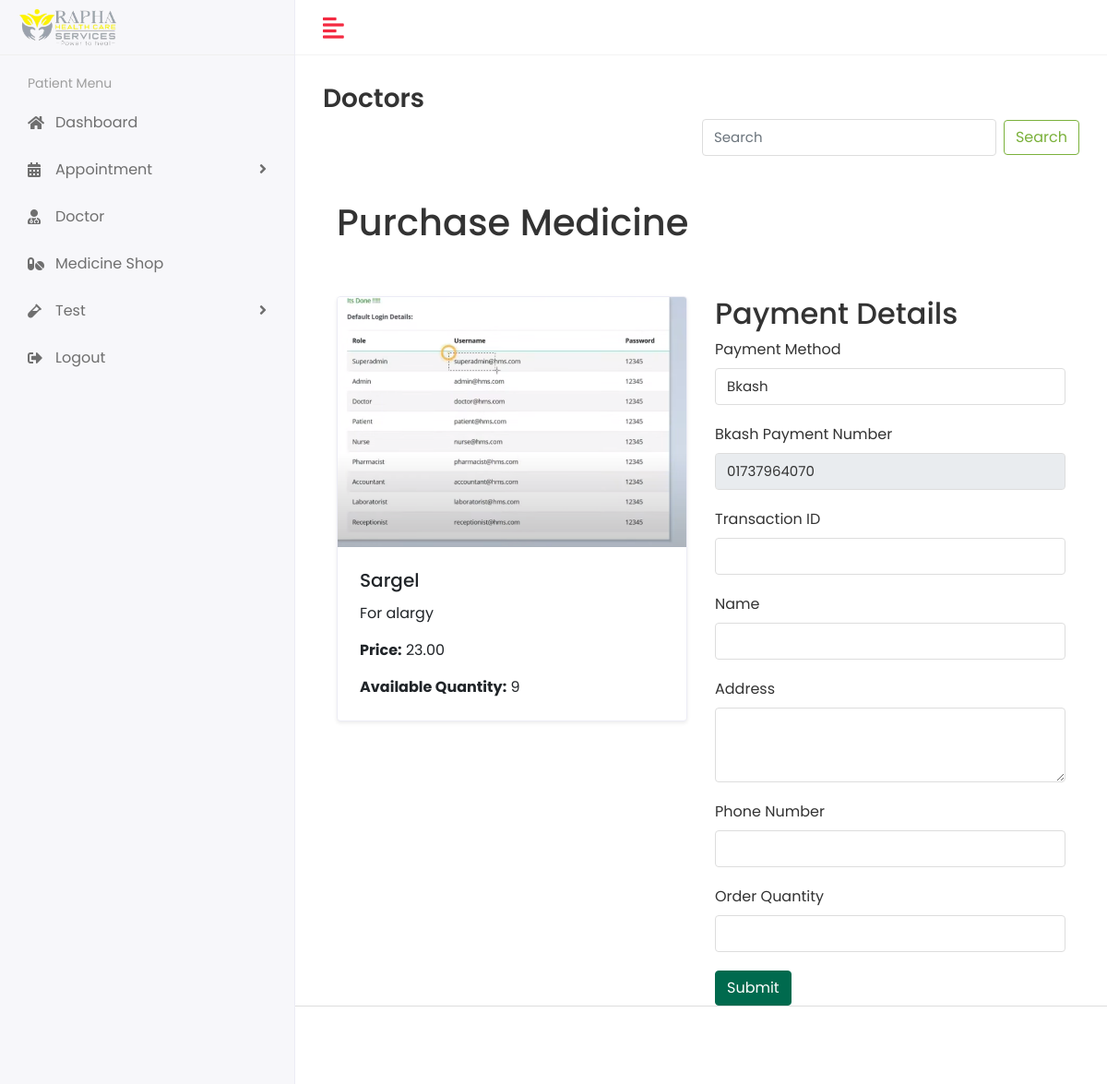
The app's page /purchase-medicine/1/ (signed in) with its own data.
### app/models.py (models this page shows, shortened)
class Medicine(models.Model):
    name = models.CharField(max_length=255)
    model = models.CharField(max_length=255)
    type = models.CharField(max_length=255)
    description = models.TextField()
    company = models.CharField(max_length=255)
    quantity = models.IntegerField()
    price = models.DecimalField(max_digits=10, decimal_places=2)
    image = models.ImageField(upload_to='medicines/', blank=True, null=True)

### rapha2/PATIENT_views.py (the view)
# urls.py: path('purchase-medicine/<int:pk>/', PATIENT_views.purchase_medicine_view, name='purchase_medicine'),
@login_required(login_url='login')
def purchase_medicine_view(request, pk):
    medicine = get_object_or_404(Medicine, pk=pk)
    return render(request, 'patient/purchase_medicine.html', {'medicine': medicine})

### templates/patient/purchase_medicine.html (shortened to what this page needs)
{% extends "base.html" %}
{% load static %}
{% block content %}
{% include "include/patient/sidebar.html" %}
<div class="page-wrapper">
    <div class="content container-fluid">
        <div class="row">
            <div class="col-sm-12">
                <h4 class="page-title">Doctors</h4>
                <form action="{% url 'search_doctor_view' %}" method="get" class="form-inline my-2 my-lg-0" style="float: right;">
                    <input class="form-control mr-sm-2" type="search" placeholder="Search" name="query" aria-label="Search" required>
                    <button class="btn btn-outline-success my-2 my-sm-0" type="submit">Search</button>
                </form>
            </div>
        </div>
        <div class="container mt-5">
            <h1>Purchase Medicine</h1><br><br>
            <div class="row">
                <div class="col-md-6">
                    <div class="card mb-4 shadow-sm">
                        <img src="{{ medicine.image.url }}" class="card-img-top" alt="{{ medicine.name }}">
                        <div class="card-body">
                            <h5 class="card-title">{{ medicine.name }}</h5>
                            <p class="card-text">{{ medicine.description }}</p>
                            <p class="card-text"><strong>Price:</strong> {{ medicine.price }}</p>
                            <p class="card-text"><strong>Available Quantity:</strong> {{ medicine.quantity }}</p>
                        </div>
                    </div>
                </div>
                <div class="col-md-6">
                    <h2>Payment Details</h2>
                    <form method="post" action="{% url 'process_order' medicine.pk %}" id="paymentForm">
                        <div class="form-group">
                            <label for="payment_method">Payment Method</label>
                            <select class="form-control" id="payment_method" name="payment_method" required>
                                <option value="bkash">Bkash</option>
                            </select>
                        </div>
                        <div id="payment_details"></div>
                        <div class="form-group">
                            <label for="patient_name">Name</label>
                            <input type="text" class="form-control" id="patient_name" name="patient_name" required>
                        </div>
                        <div class="form-group">
                            <label for="address">Address</label>
                            <textarea class="form-control" id="address" name="address" rows="3" required></textarea>
                        </div>
                        <div class="form-group">
                            <label for="phone_number">Phone Number</label>
                            <input type="text" class="form-control" id="phone_number" name="phone_number" required>
                        </div>
                        <div class="form-group">
                            <label for="order_quantity">Order Quantity</label>
                            <input type="number" class="form-control" id="order_quantity" name="order_quantity" min="1" max="{{ medicine.quantity }}" required>
                        </div>
                        <button type="submit" class="btn btn-success">Submit</button>
                    </form>
                </div>
            </div>
        </div>
    </div>
</div>
{% endblock %}

### static/assets/css/style.css (style rules this page uses)
html { height: 100%; }
body { background-color: #fff; color: #333; font-family: 'Poppins', sans-serif; font-size: 1rem; height: 100%; line-height: 1.5; overflow-x: hidden; }
h1, h2, h3, h4, h5, h6 { font-family: 'Poppins', sans-serif; margin-top: 0; }
.form-control { border: 1px solid #ddd; box-shadow: none; color: #333; font-size: 15px; height: 40px; }
input, button, a { transition: all 0.4s ease; -moz-transition: all 0.4s ease; -o-transition: all 0.4s ease; -ms-transition: all 0.4s ease; -webkit-transition: all 0.4s ease; }
input, input:focus, button, button:focus { outline: none; }
input[type=text], input[type=password] { -webkit-appearance: none; -moz-appearance: none; appearance: none; }
textarea.form-control { resize: vertical; }
.form-group { margin-bottom: 1.25rem; }
.btn-success { background-color: #006a4e; border: 1px solid #006a4e }
.btn-outline-success { color: #7bb13c; border-color: #7bb13c; }
.card { border: 1px solid #ececf5; box-shadow: 0 1px 3px 0 rgba(0, 0, 0, 0.03); margin-bottom: 1.875rem; }
.card-body { padding: 1.5rem; }
.page-wrapper { margin-left: 320px; padding-top: 60px; position: relative; transition: all 0.4s ease; }
.page-wrapper > .content { padding: 1.875rem 1.875rem 0; }
.page-title { font-size: 28px; font-weight: 600; color: #333; margin-bottom: 5px; }

### records on screen
Medicine: image (picture), name "Sargel", description "For alargy", price "23.00", quantity "9"
